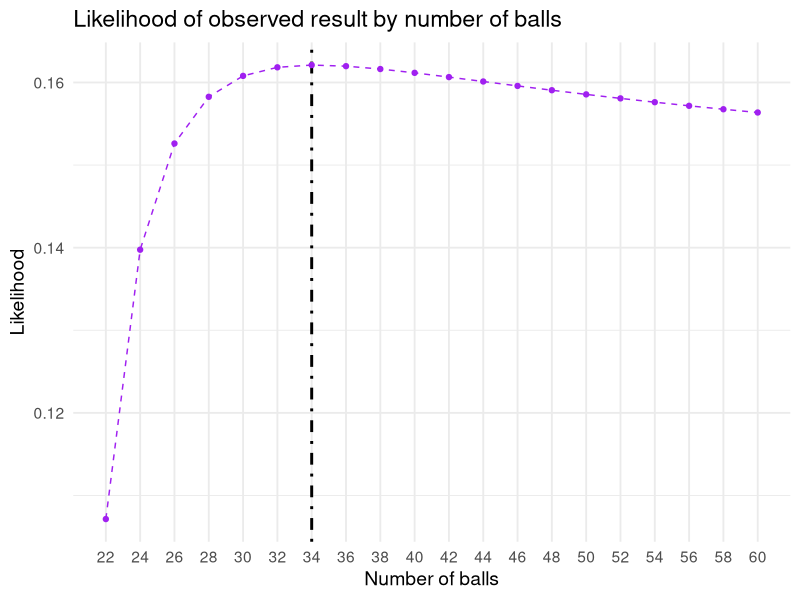

Recreate this plot in R.
library(tidyverse)

ball_lik <- tibble(
  n_balls = seq(from = 22, to = 60, by = 2),
  lik = map_dbl(.x = n_balls, .f = ~dhyper(x = 8, m = .x / 2, n = .x / 2, k = 8 + 11))
)

max_lik <- with(ball_lik, n_balls[which.max(lik)])

ggplot(data = ball_lik, mapping = aes(x = n_balls, y = lik)) +
  geom_vline(xintercept = max_lik, linetype = 4, size = 1) +
  geom_line(linetype = 2, color = "purple") +
  geom_point(color = "purple") +
  scale_x_continuous(breaks = ball_lik$n_balls) +
  labs(
    title = "Likelihood of observed result by number of balls",
    x = "Number of balls",
    y = "Likelihood"
  ) +
  theme_minimal(base_size = 14) +
  theme(
    panel.grid.minor.x = element_blank()
  )
